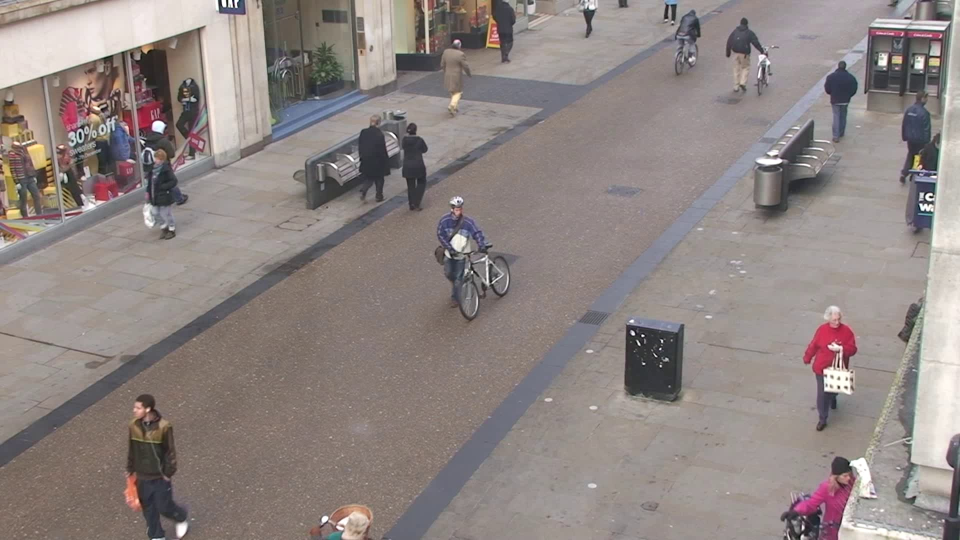
#> input picture calibration_frame.jpg, 1920 x 1080 px, given in place of TownCentreXVID.avi, which was not available (shown at 1/2 size)
$ jupyter execute --allow-errors Project_Social_Distance_Detector.ipynb   (text cells are left out)
#> lines starting #> are read from the running program, lines starting #| are printed output that depends on the picture; pictures that were not available may be replaced by others from this repository, and a replacement may not be noted
[cell 1]
import numpy as np
import cv2
import matplotlib.pyplot as plt

[cell 2]
capture = cv2.VideoCapture('TownCentreXVID.avi')
ret, frame = capture.read()
#> frame is the input picture: shape (1080, 1920, 3); mean B, G, R 130.6, 133.3, 142.9
print(ret)
#| True
cv2.imwrite('calibration_frame.jpg', frame)
capture.release()

[cell 3]
image_original = cv2.cvtColor(cv2.imread('calibration_frame.jpg'), cv2.COLOR_BGR2RGB)
image_calibration = image_original.copy()
print("Image size: ", image_calibration.shape)
#| Image size:  (1080, 1920, 3)
plt.figure(figsize=(12, 12))
plt.title("Image Calibration")
plt.imshow(image_calibration)
plt.show()

[cell 4]
# Finding points on the calibration image
source_points = np.float32([[1160, 190], [1560, 230], [1010, 800], [380, 680]])
image_calibration_points = image_calibration.copy()

# Drawing points from calibration image
for point in source_points:
  cv2.circle(image_calibration_points, tuple(point), 8, (255, 0, 0), -1)
#> image_calibration_points: shape (1080, 1920, 3); mean R, G, B 143, 133.3, 130.5

# Drawing lines to join the points
points = source_points.reshape((-1,1,2)).astype(np.int32)
cv2.polylines(image_calibration_points, [points], True, (0,255,0), thickness=4)
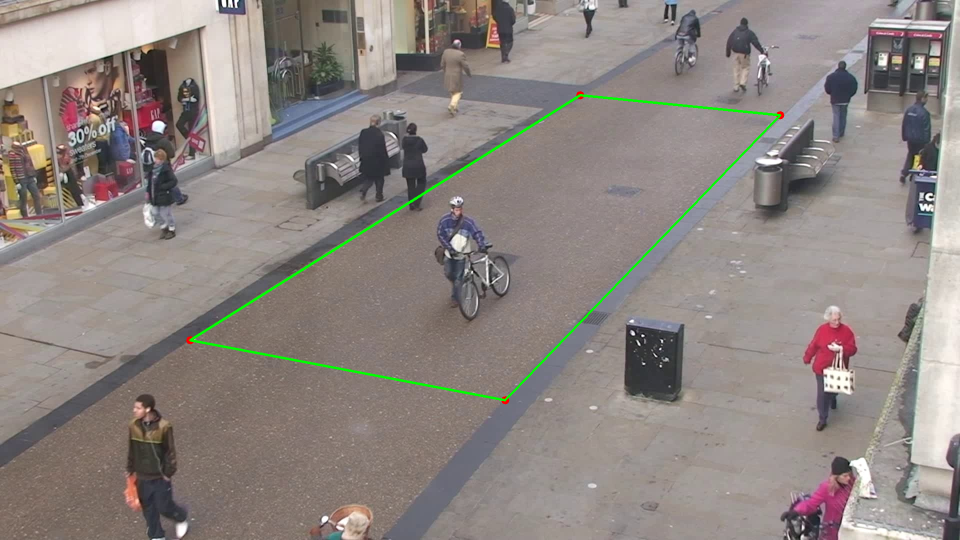
#> image_calibration_points: shape (1080, 1920, 3) (shown at 1/2 size); mean R, G, B 142.1, 134.1, 129.8

plt.figure(figsize=(12, 12))
plt.imshow(image_calibration_points)
plt.show()

[cell 5]
# Mapping to other perspective
width = 200
height = 300

# Finding points to destination perspective
(img_height, img_width) = image_calibration.shape[:2]
#> img_height = 1080; img_width = 1920
src_points = np.float32([[0, 0], [img_width, 0], [img_width, img_height], [0, img_height]])
dest_points = np.float32([[0,0], [width, 0], [width, height], [0, height]])

# Perspective transformation
matrix = cv2.getPerspectiveTransform(src_points, dest_points)
#> matrix = [[0.104, 0, 0], [0, 0.278, 0], [0, 0, 1]]
result = cv2.warpPerspective(image_calibration, matrix, (width, height))
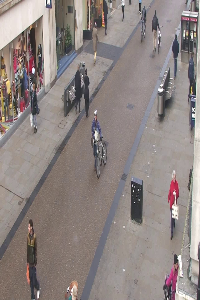
#> result: shape (300, 200, 3); mean R, G, B 142.9, 133.2, 130.5

#plt.rc('grid', linestyle='-', color='blue')
plt.figure(figsize=(8, 8))
plt.imshow(result)
#plt.yticks(np.arange(0, 300, step=10))
#plt.xticks(np.arange(0, 200, step=10))
#plt.grid(True)
plt.show()

[cell 6]
print(source_points)

[cell 7]
roi_corners=[[0.38*image_calibration.shape[1] ,   0                           ],
             [0.62*image_calibration.shape[1] ,   0                           ],
             [image_calibration.shape[1]      ,   image_calibration.shape[0]  ],
             [0                               ,   image_calibration.shape[0]  ]]
roi_corners  = source_points
show_roi=True
if show_roi:
    src = np.float32(roi_corners)
    pts = np.array(src, np.int32)
    pts = pts.reshape((-1,1,2))
    cv2.polylines(image_calibration,[pts],True,(255,0,0),10)
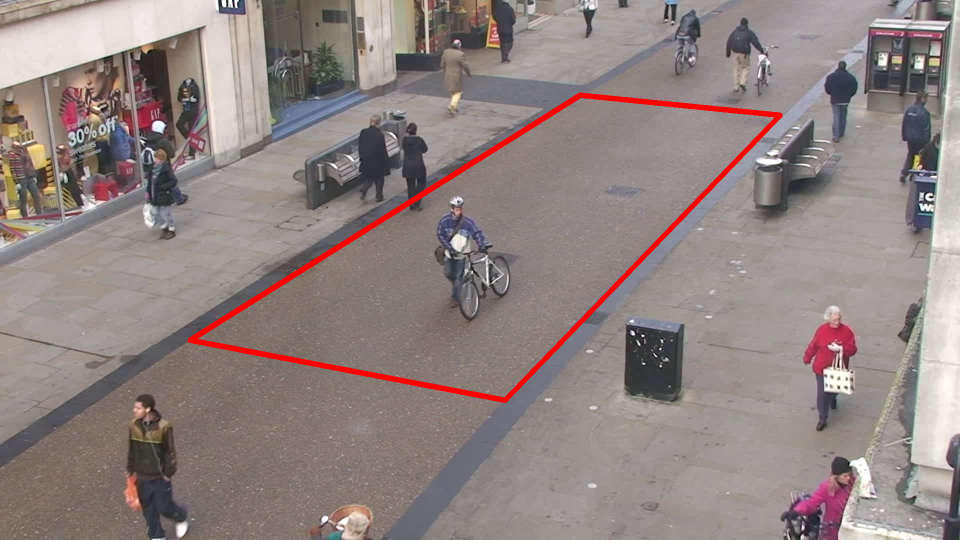
#> image_calibration: shape (1080, 1920, 3) (shown at 1/2 size); mean R, G, B 144.7, 131.6, 128.8

[cell 8]
plt.figure(figsize=(12,12))
plt.imshow(image_calibration)
plt.show()

[cell 9]
def unwarp(img, roi_corners):
    src = np.float32(roi_corners)
    warped_size=(img.shape[1], img.shape[0])
#> warped_size = (1920, 1080)
    #print("Original:", warped_size)
    #offset=int(warped_size[0]/2.4)
    #dst = np.float32([[offset               , 0               ],
    #                  [warped_size[0]-offset, 0               ],
    #                  [warped_size[0]-offset, warped_size[1]  ],
    #                  [offset               , warped_size[1]  ]])
    dest = np.float32([
                       [],
                       [],
                       [],
                       []
                       ])
    print(dst)
    tansform = cv2.getPerspectiveTransform(src, dst)
    warped = cv2.warpPerspective(img, tansform, warped_size)
    return warped

#> (a cell that did not finish here is left out)

[cell 11]
#Referencia: https://www.learnopencv.com/deep-learning-based-object-detection-using-yolov3-with-opencv-python-c/
confidence_threshold = 0.5
nms_threshold = 0.5
input_width = 416
input_height = 416
model_config_name = 'yolov3.cfg'
model_weights_name = 'yolov3.weights'
model_classes_name = 'coco.names'
classes = None
with open(model_classes_name, 'rt') as f:
#> (reads coco.names from the repository)
